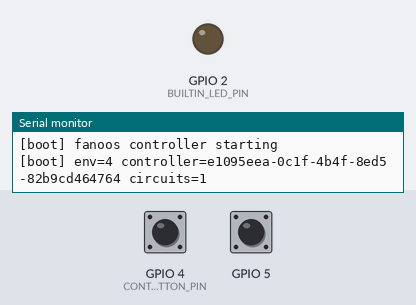
Recording of a sketch running on a simulated ESP32. Shown: output pins drawn as LEDs (lit = HIGH), the last lines printed to the serial monitor. The test bench sets the inputs (shaded band); at power-on: GPIO 5 HIGH, GPIO 4 (CONTROLLER_BUTTON_PIN) HIGH. WiFi joins after 1.5 s; servers stay silent unless stated; the local clock reads 2024-03-15 10:24:30 at power-on unless the sketch sets it; no MQTT or app messages arrive unless stated.

Above: at 1.3 s.
1.4 s: GPIO 5 pulled LOW for 0.15 s
At 2.3 s:
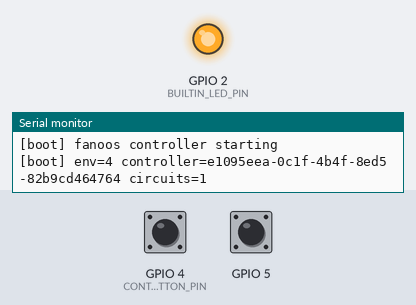
3.0 s: GPIO 5 pulled LOW for 1 s
At 3.5 s:
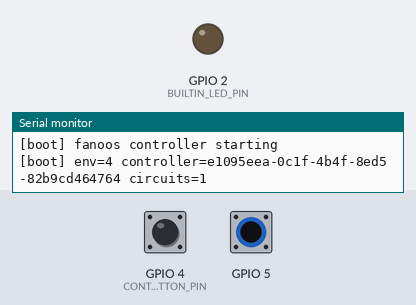
7.0 s: GPIO 5 pulled LOW for 3.2 s
At 7.7 s:
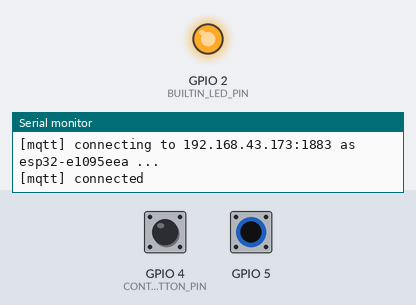
Timing chart, 0 to 10.0 s (numbered marks = the images above; inputs shaded):
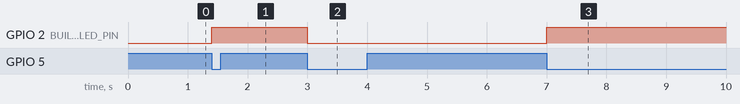

The sketch:

controller.ino
```cpp
/*
 * Fanoos ESP32 controller firmware.
 *
 * One board plays two roles over a single MQTT connection:
 *   - the controller itself (reports momentary button "press" events)
 *   - every light circuit wired to it (drives its light, accepts cmd, reports state)
 *
 * Speak exactly the contract in docs/architucture.md §8:
 *   state: home/{env}/device/{guid}/state  (retained, QoS 1)
 *   cmd:    home/{env}/device/{guid}/cmd
 * Last Will on the controller's state topic reports the whole board offline.
 *
 * Library: PubSubClient by Nick O'Leary (Arduino Library Manager).
 */

#include <WiFi.h>
#include <PubSubClient.h>
#include <time.h>

// ============================================================================
//  USER CONFIGURATION — edit these to match your network
// ============================================================================
static const char* WIFI_SSID     = "honor";
static const char* WIFI_PASSWORD = "amir1843";

// Address of the Mosquitto broker the backend talks to.
// For a local docker-compose broker on the same machine, use the host PC's
// LAN IP (not "localhost" — that's the ESP32 itself).
static const char* MQTT_BROKER_HOST = "192.168.43.173";
static const uint16_t MQTT_BROKER_PORT = 1883;
// ============================================================================

// ---------------------------------------------------------------------------
//  Hardcoded device identity (looked up from the database once, baked in).
//  env=4  controller=e1095eea-0c1f-4b4f-8ed5-82b9cd464764  ("کنترلر 1")
//  light =2728e8e8-9ab4-4bcc-9480-8b273b87e613            ("چراغ 1")
//
//  "چراغ 1" is mapped to the ESP32's built-in LED, so the board can be turned
//  on/off from the server with no external hardware wired up.
// ---------------------------------------------------------------------------
static const char* ENVIRONMENT_ID   = "4";
static const char* CONTROLLER_GUID  = "e1095eea-0c1f-4b4f-8ed5-82b9cd464764";

// On most ESP32 dev boards the built-in LED is on GPIO 2 and is active-HIGH.
// (Hardcoded because not every ESP32 board variant defines LED_BUILTIN.)
static const uint8_t BUILTIN_LED_PIN = 2;

struct Circuit {
  const char* guid;
  const char* name;
  uint8_t     lightPin;     // output that drives the light
  bool        activeHigh;   // true: HIGH = on (LED); false: LOW = on (relay)
  uint8_t     buttonPin;    // optional local toggle button (INPUT_PULLUP)
  bool        on;
  bool        lastButtonState;
  bool        lastPublishedOn;
};

// To add another light later, copy this block and assign free GPIOs.
// Use activeHigh=true for LEDs, activeHigh=false for active-LOW relay modules.
static Circuit CIRCUITS[] = {
  {
    "2728e8e8-9ab4-4bcc-9480-8b273b87e613",
    "چراغ 1",
    BUILTIN_LED_PIN,   // built-in LED output (GPIO 2)
    true,              // built-in LED is active-HIGH
    5,                 // optional toggle button in (leave unwired if unused)
    false, false, false,
  },
};
static const uint8_t CIRCUIT_COUNT = sizeof(CIRCUITS) / sizeof(CIRCUITS[0]);

// Controller's own momentary button.
static const uint8_t CONTROLLER_BUTTON_PIN = 4;

static const char* WIFI_HOSTNAME = "fanoos-controller";
static const char* MQTT_CLIENT_ID = "esp32-e1095eea";

static const uint32_t DEBOUNCE_MS        = 50;
static const uint32_t CONTROLLER_PULSE_MS = 150;   // matches cmd/simulator
static const uint32_t MQTT_RECONNECT_MS  = 2000;

static WiFiClient    net;
static PubSubClient  mqtt(net);

// Cached time so NTP failure doesn't break reporting.
static uint32_t nowUnix() {
  return (uint32_t)time(nullptr);
}

static uint32_t bootEpochOverride() {
  // Fallback when NTP hasn't synced yet: pretend boot was unix 0 + elapsed.
  return millis() / 1000;
}

static uint32_t tsNow() {
  uint32_t t = nowUnix();
  return t > 1700000000 ? t : bootEpochOverride();
}

// ---------------------------------------------------------------------------
//  JSON payloads are tiny; snprintf keeps the firmware dependency-free.
// ---------------------------------------------------------------------------
static void sendControllerState(bool pressed) {
  char topic[80];
  char payload[160];
  snprintf(topic, sizeof(topic), "home/%s/device/%s/state", ENVIRONMENT_ID, CONTROLLER_GUID);
  snprintf(payload, sizeof(payload),
           "{\"type\":\"controller\",\"pressed\":%s,\"online\":true,\"ts\":%lu}",
           pressed ? "true" : "false",
           (unsigned long)tsNow());
  mqtt.publish(topic, payload, true);   // retained
}

static void sendCircuitState(Circuit& c) {
  char topic[80];
  char payload[160];
  snprintf(topic, sizeof(topic), "home/%s/device/%s/state", ENVIRONMENT_ID, c.guid);
  snprintf(payload, sizeof(payload),
           "{\"type\":\"light\",\"on\":%s,\"online\":true,\"ts\":%lu}",
           c.on ? "true" : "false",
           (unsigned long)tsNow());
  mqtt.publish(topic, payload, true);   // retained
  c.lastPublishedOn = c.on;
}

static void applyLight(Circuit& c) {
  // active-HIGH:  on -> HIGH   (LED)
  // active-LOW :  on -> LOW    (most relay modules)
  digitalWrite(c.lightPin, (c.on == c.activeHigh) ? HIGH : LOW);
}

// ---------------------------------------------------------------------------
//  MQTT
// ---------------------------------------------------------------------------
static void onMqttMessage(char* topic, byte* payload, unsigned int len) {
  // Look for the light's GUID inside the cmd topic it subscribed to.
  for (uint8_t i = 0; i < CIRCUIT_COUNT; i++) {
    Circuit& c = CIRCUITS[i];

    char cmdTopic[80];
    snprintf(cmdTopic, sizeof(cmdTopic),
             "home/%s/device/%s/cmd", ENVIRONMENT_ID, c.guid);
    if (strcmp(topic, cmdTopic) != 0) continue;

    // Body looks like:  {"on":true}   or   {"on":false}
    // Find "on" then read the next token after ':'.
    char buf[64];
    if (len >= sizeof(buf)) len = sizeof(buf) - 1;
    memcpy(buf, payload, len);
    buf[len] = '\0';

    char* p = strstr(buf, "\"on\"");
    if (!p) return;
    p = strchr(p + 4, ':');
    if (!p) return;
    p++;
    while (*p == ' ' || *p == '\t') p++;

    bool target = (*p == 't');   // "true"
    c.on = target;
    applyLight(c);
    Serial.printf("[cmd] %s -> on=%s\n", c.name, c.on ? "true" : "false");
    sendCircuitState(c);
    return;
  }
}

static void subscribeCircuits() {
  for (uint8_t i = 0; i < CIRCUIT_COUNT; i++) {
    Circuit& c = CIRCUITS[i];
    char cmdTopic[80];
    snprintf(cmdTopic, sizeof(cmdTopic),
             "home/%s/device/%s/cmd", ENVIRONMENT_ID, c.guid);
    mqtt.subscribe(cmdTopic);
  }
}

static void announceAllOnline() {
  sendControllerState(false);
  for (uint8_t i = 0; i < CIRCUIT_COUNT; i++) {
    sendCircuitState(CIRCUITS[i]);
  }
}

static bool connectMqtt() {
  char willTopic[80];
  char willPayload[64];
  snprintf(willTopic, sizeof(willTopic),
           "home/%s/device/%s/state", ENVIRONMENT_ID, CONTROLLER_GUID);
  snprintf(willPayload, sizeof(willPayload),
           "{\"online\":false,\"ts\":%lu}", (unsigned long)tsNow());

  Serial.printf("[mqtt] connecting to %s:%u as %s ...\n",
                MQTT_BROKER_HOST, MQTT_BROKER_PORT, MQTT_CLIENT_ID);
  bool ok = mqtt.connect(MQTT_CLIENT_ID,
                         nullptr, nullptr,       // no user/pass (broker allows anonymous)
                         willTopic, 1, true, willPayload);
  if (ok) {
    Serial.println("[mqtt] connected");
  } else {
    Serial.printf("[mqtt] connect failed, state=%d\n", mqtt.state());
  }
  return ok;
}

// ---------------------------------------------------------------------------
//  Buttons
// ---------------------------------------------------------------------------
static bool edgeLow(bool& last, bool reading) {
  bool fell = (last && !reading);
  last = reading;
  return fell;
}

// Controller button = momentary: edge -> publish pressed:true, pulse, then false.
static bool controllerBtnLast = true;       // pull-up: idle = HIGH
static bool controllerPulsing = false;
static uint32_t controllerPulseStart = 0;
static bool controllerPublishedTrue = false;

static void readControllerButton() {
  bool reading = digitalRead(CONTROLLER_BUTTON_PIN) == LOW;
  bool fell    = edgeLow(controllerBtnLast, reading);
  if (!fell) return;

  sendControllerState(true);
  controllerPublishedTrue = true;
  controllerPulsing = true;
  controllerPulseStart = millis();
}

static void tickControllerPulse() {
  if (!controllerPulsing) return;
  if (millis() - controllerPulseStart < CONTROLLER_PULSE_MS) return;
  sendControllerState(false);
  controllerPulsing = false;
  controllerPublishedTrue = false;
}

// Light toggle button = push-on / push-off: edge toggles the light.
struct ButtonDebounce {
  bool last;
  uint32_t lastChange;
};
static ButtonDebounce circuitBtn[sizeof(CIRCUITS) / sizeof(CIRCUITS[0])] = {};

static void readCircuitButtons() {
  uint32_t now = millis();
  for (uint8_t i = 0; i < CIRCUIT_COUNT; i++) {
    Circuit& c = CIRCUITS[i];
    ButtonDebounce& db = circuitBtn[i];
    bool reading = digitalRead(c.buttonPin) == LOW;
    if (reading == db.last) continue;
    if (now - db.lastChange < DEBOUNCE_MS) continue;
    db.last = reading;
    db.lastChange = now;
    if (!reading) continue;            // only toggle on press (HIGH->LOW edge)

    c.on = !c.on;
    applyLight(c);                     // local action always wins — works offline
    if (mqtt.connected()) {
      sendCircuitState(c);
    }
  }
}

// ---------------------------------------------------------------------------
//  WiFi
// ---------------------------------------------------------------------------
static uint32_t lastWifiAttempt = 0;

static void connectWifi() {
  if (WiFi.status() == WL_CONNECTED) return;
  uint32_t now = millis();
  // Don't call WiFi.begin() every loop — restarting mid-handshake causes the
  // "connects then disconnects" cycle. Throttle like the MQTT reconnect.
  if (now - lastWifiAttempt < 5000) return;
  lastWifiAttempt = now;
  Serial.printf("[wifi] connecting to \"%s\" ...\n", WIFI_SSID);
  WiFi.hostname(WIFI_HOSTNAME);
  WiFi.disconnect();
  WiFi.begin(WIFI_SSID, WIFI_PASSWORD);
}

// ---------------------------------------------------------------------------
//  Arduino entry points
// ---------------------------------------------------------------------------
void setup() {
  Serial.begin(115200);
  delay(100);
  Serial.println("\n[boot] fanoos controller starting");
  Serial.printf("[boot] env=%s controller=%s circuits=%u\n",
                ENVIRONMENT_ID, CONTROLLER_GUID, CIRCUIT_COUNT);

  pinMode(CONTROLLER_BUTTON_PIN, INPUT_PULLUP);
  for (uint8_t i = 0; i < CIRCUIT_COUNT; i++) {
    Circuit& c = CIRCUITS[i];
    pinMode(c.lightPin, OUTPUT);
    pinMode(c.buttonPin, INPUT_PULLUP);
    applyLight(c);
    circuitBtn[i].last = digitalRead(c.buttonPin) == LOW;
    circuitBtn[i].lastChange = 0;
  }

  // NTP, soft: doesn't block if broker has no internet.
  configTime(0, 0, "pool.ntp.org");

  WiFi.mode(WIFI_STA);
  connectWifi();

  mqtt.setServer(MQTT_BROKER_HOST, MQTT_BROKER_PORT);
  mqtt.setKeepAlive(15);
  mqtt.setBufferSize(256);
  mqtt.setCallback(onMqttMessage);
}

static uint32_t lastMqttAttempt = 0;

void loop() {
  // Drive WiFi + MQTT in the foreground; no blocking delays in the hot path.
  static bool wifiWasUp = false;
  if (WiFi.status() != WL_CONNECTED) {
    if (wifiWasUp) {
      Serial.println("[wifi] disconnected");
      wifiWasUp = false;
    }
    connectWifi();
  } else {
    if (!wifiWasUp) {
      Serial.printf("[wifi] connected, IP=%s\n", WiFi.localIP().toString().c_str());
      wifiWasUp = true;
    }
    if (!mqtt.connected()) {
      if (millis() - lastMqttAttempt >= MQTT_RECONNECT_MS) {
        lastMqttAttempt = millis();
        if (connectMqtt()) {
          subscribeCircuits();
          announceAllOnline();
        }
      }
    } else {
      mqtt.loop();
    }
  }

  readControllerButton();
  readCircuitButtons();
  tickControllerPulse();

  // Publish light state if it changed while MQTT was briefly down.
  if (mqtt.connected()) {
    for (uint8_t i = 0; i < CIRCUIT_COUNT; i++) {
      Circuit& c = CIRCUITS[i];
      if (c.lastPublishedOn != c.on) {
        sendCircuitState(c);
      }
    }
  }
}
```

Measured:
- after the input at 1.4 s, GPIO 2 (BUILTIN_LED_PIN): LOW → HIGH at once
- after the input at 3.0 s, GPIO 2 (BUILTIN_LED_PIN): HIGH → LOW at once
- after the input at 7.0 s, GPIO 2 (BUILTIN_LED_PIN): LOW → HIGH at once
